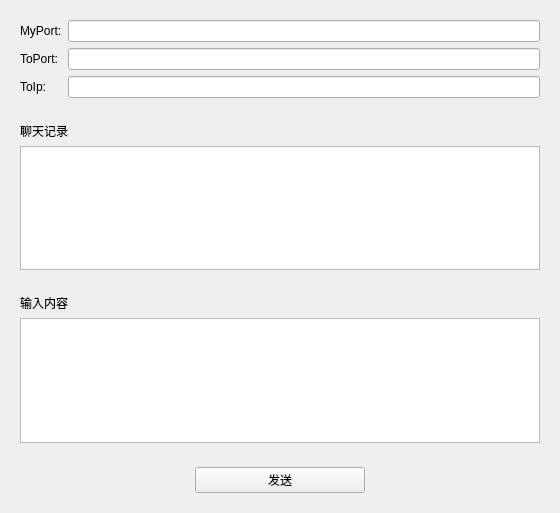
<?xml version="1.0" encoding="UTF-8"?>
<ui version="4.0">
 <class>Udp2</class>
 <widget class="QWidget" name="Udp2">
  <property name="geometry">
   <rect>
    <x>0</x>
    <y>0</y>
    <width>560</width>
    <height>513</height>
   </rect>
  </property>
  <property name="windowTitle">
   <string>Udp2</string>
  </property>
  <layout class="QHBoxLayout" name="horizontalLayout_2">
   <item>
    <widget class="QWidget" name="widget_4" native="true">
     <layout class="QVBoxLayout" name="verticalLayout_3">
      <property name="leftMargin">
       <number>0</number>
      </property>
      <property name="topMargin">
       <number>0</number>
      </property>
      <property name="rightMargin">
       <number>0</number>
      </property>
      <property name="bottomMargin">
       <number>0</number>
      </property>
      <item>
       <widget class="QWidget" name="widget" native="true">
        <layout class="QGridLayout" name="gridLayout">
         <item row="0" column="0">
          <widget class="QLabel" name="label">
           <property name="text">
            <string>MyPort:</string>
           </property>
          </widget>
         </item>
         <item row="0" column="1">
          <widget class="QLineEdit" name="myPort"/>
         </item>
         <item row="1" column="1">
          <widget class="QLineEdit" name="toPort"/>
         </item>
         <item row="2" column="0">
          <widget class="QLabel" name="label_3">
           <property name="text">
            <string>ToIp:</string>
           </property>
          </widget>
         </item>
         <item row="2" column="1">
          <widget class="QLineEdit" name="toIp"/>
         </item>
         <item row="1" column="0">
          <widget class="QLabel" name="label_2">
           <property name="text">
            <string>ToPort:</string>
           </property>
          </widget>
         </item>
        </layout>
       </widget>
      </item>
      <item>
       <widget class="QWidget" name="widget_2" native="true">
        <layout class="QVBoxLayout" name="verticalLayout">
         <item>
          <widget class="QLabel" name="label_4">
           <property name="text">
            <string>聊天记录</string>
           </property>
          </widget>
         </item>
         <item>
          <widget class="QTextEdit" name="record">
           <property name="readOnly">
            <bool>true</bool>
           </property>
          </widget>
         </item>
        </layout>
       </widget>
      </item>
      <item>
       <widget class="QWidget" name="widget_3" native="true">
        <layout class="QVBoxLayout" name="verticalLayout_2">
         <item>
          <widget class="QLabel" name="label_5">
           <property name="text">
            <string>输入内容</string>
           </property>
          </widget>
         </item>
         <item>
          <widget class="QTextEdit" name="inputField"/>
         </item>
        </layout>
       </widget>
      </item>
      <item>
       <widget class="QWidget" name="widget_5" native="true">
        <layout class="QHBoxLayout" name="horizontalLayout">
         <item>
          <spacer name="horizontalSpacer">
           <property name="orientation">
            <enum>Qt::Horizontal</enum>
           </property>
           <property name="sizeHint" stdset="0">
            <size>
             <width>40</width>
             <height>20</height>
            </size>
           </property>
          </spacer>
         </item>
         <item>
          <widget class="QPushButton" name="sendBtn">
           <property name="minimumSize">
            <size>
             <width>170</width>
             <height>0</height>
            </size>
           </property>
           <property name="text">
            <string>发送</string>
           </property>
          </widget>
         </item>
         <item>
          <spacer name="horizontalSpacer_2">
           <property name="orientation">
            <enum>Qt::Horizontal</enum>
           </property>
           <property name="sizeHint" stdset="0">
            <size>
             <width>40</width>
             <height>20</height>
            </size>
           </property>
          </spacer>
         </item>
        </layout>
       </widget>
      </item>
     </layout>
    </widget>
   </item>
  </layout>
 </widget>
 <resources/>
 <connections/>
</ui>
